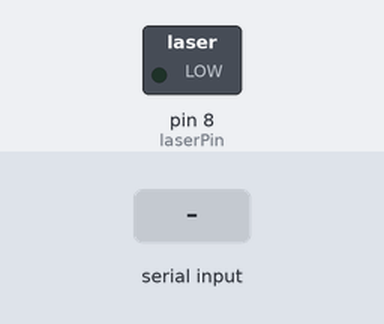
A sketch run on a simulated Arduino Uno, built with avr-gcc and run on an emulated ATmega328P. Parts: switched loads named in the sketch (green lamp = pin HIGH). The inputs (shaded band) are chosen by the test bench. What the sketch prints to the serial monitor is not drawn.

Above: at 0.8 s.
0.9 s: "lon\n" received over Serial
At 1.5 s:
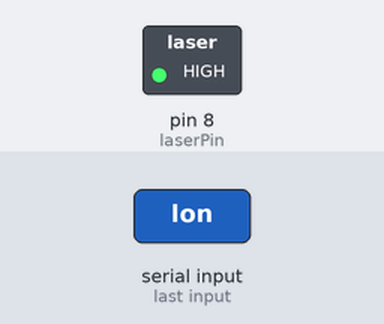
2.4 s: "loff\n" received over Serial
At 2.7 s:
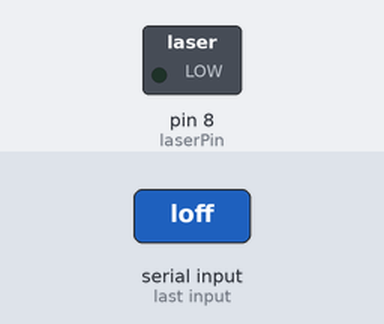
3.9 s: "1\n" received over Serial
At 4.1 s:
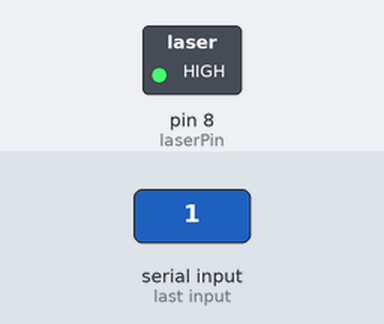
Timing chart, 0 to 11.3 s (numbered marks = the images above; inputs shaded):
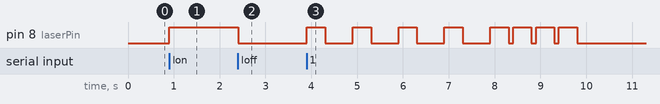

The sketch:

sender.ino
```cpp
int laserPin = 8;

int bitTime = 500;
int resetTime = 100;

bool readyToSend = false;

void sendBit(char bit) {
  if (bit == '1') {
    digitalWrite(laserPin, HIGH);
    delay(bitTime - resetTime);
  } else {
    digitalWrite(laserPin, LOW);
    delay(bitTime - resetTime);
  }

  digitalWrite(laserPin, LOW);
  delay(resetTime);
}

// send 8-bit binary string
void sendByte(String byteStr) {
  for (int i = 0; i < 8; i++) {
    sendBit(byteStr[i]);
  }
}

// convert char → binary
String charToBinary(char c) {
  String bin = "";

  for (int i = 7; i >= 0; i--) {
    if (c & (1 << i)) bin += '1';
    else bin += '0';
  }

  return bin;
}

void sendPacket(String data) {

  sendByte("10101010"); // preamble
  sendByte("11110000"); // start

  sendByte(charToBinary(data.length()));

  for (int i = 0; i < data.length(); i++) {
    sendByte(charToBinary(data[i]));
  }

  sendByte("00001111"); // end
}

void setup() {
  pinMode(laserPin, OUTPUT);
  digitalWrite(laserPin, LOW);

  Serial.begin(9600);
  Serial.println("\nSender Ready");

  Serial.println("Type 'lon' to turn laser ON");
  Serial.println("Type 'loff' to start transmission mode");

  // Setup control loop
  while (!readyToSend) {
    if (Serial.available()) {
      String cmd = Serial.readStringUntil('\n');
      cmd.trim();

      if (cmd == "lon") {
        digitalWrite(laserPin, HIGH);
        Serial.println("🔴 Laser ON alignment mode");
      }
      else if (cmd == "loff") {
        digitalWrite(laserPin, LOW);
        readyToSend = true;
        Serial.println("🟢 Transmission mode started");
        Serial.println("Enter text:");
      }
      else {
        Serial.println("❌ Unknown command use 'lon' or 'loff' ");
      }
    }
  }
}

void loop() {

  if (Serial.available()) {
    String input = Serial.readStringUntil('\n');

    Serial.print("Sending: ");
    Serial.println(input);

    sendPacket(input);

    delay(2000);
  }
}
```

Measured:
- after the input at 0.9 s, pin 8 (laserPin): LOW → HIGH at once
- after the input at 2.4 s, pin 8 (laserPin): HIGH → LOW at once
- after the input at 3.9 s, pin 8 (laserPin): goes 4 × (HIGH 0.40 s, LOW 0.60 s), 3 × (HIGH 0.40 s, LOW 0.10 s), HIGH 0.40 s, then LOW, starting at once
